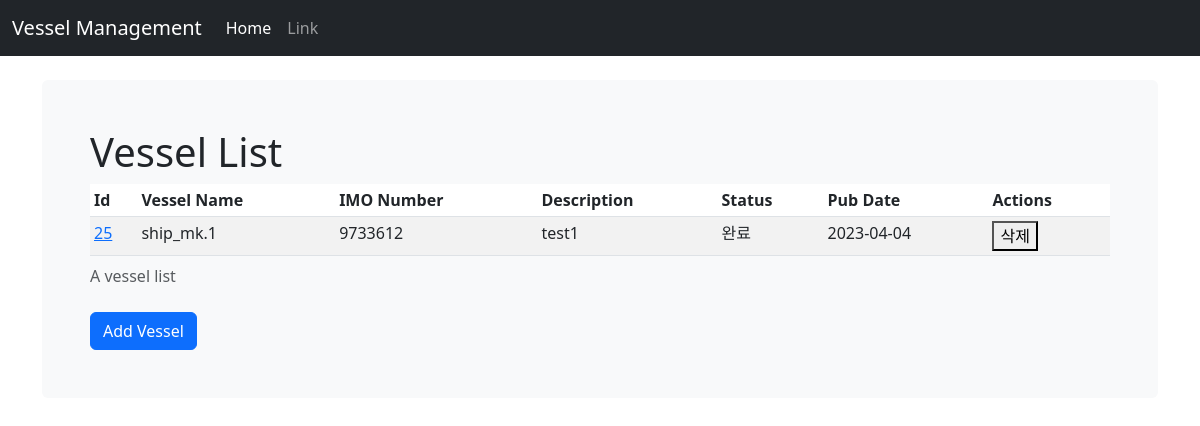
Before: /notice/ with the older database file.
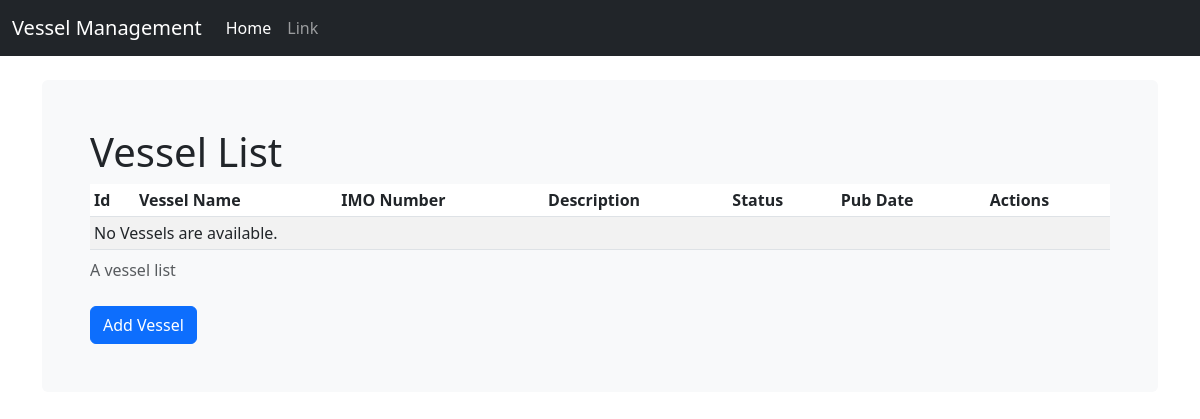
After: the same page with the newer database file.
### notice/models.py (models this page shows)
class ShipInfo(models.Model):
    ship_name = models.CharField(max_length=50)
    ship_IMO = models.CharField(max_length=7)
    ship_description = models.CharField(max_length=500)
    ship_status = models.CharField(max_length=1, default=0)
    pub_date = models.DateTimeField('date published')

### notice/views.py (the view)
# urls.py: path('', views.IndexView.as_view(), name='index'),
class IndexView(generic.ListView):
    template_name = 'notice/index.html'
    context_object_name = 'vessel_list'
    def get_queryset(self):
        queryset = ShipInfo.objects.annotate(
            ship_status_display=Case(
                When(ship_status=1, then=Value('완료')),
                When(ship_status=0, then=Value('실패')),
                output_field=CharField(),
            )
        ).filter(pub_date__lte=timezone.now()).order_by('pub_date')
        return queryset

### notice/templates/notice/index.html (shortened to what this page needs)
{% extends "base.html" %}
  {% load static %}
  {% block content %}
    <div class="bg-body-tertiary p-5 rounded">
      <h1 class="h1">Vessel List</h1>
      <table id="vessel-list" class="table table-striped table-sm">
        <caption>A vessel list</caption>
        <thead>
          <th scope="col">Id</th>
          <th scope="col">Vessel Name</th>
          <th scope="col">IMO Number</th>
          <th scope="col">Description</th>
          <th scope="col">Status</th>
          <th scope="col">Pub Date</th>
          <th scope="col">Actions</th>
        </thead>
        <tbody>
        {% if vessel_list %}
          {% for vessels in vessel_list %}
            <tr>
              <td><a href="{% url 'notice:detail' vessels.id %}">{{ vessels.id }}</a></td>
              <td>{{ vessels.ship_name }}</td>
              <td>{{ vessels.ship_IMO }}</td>
              <td>{{ vessels.ship_description }}</td>
              <td>{{ vessels.ship_status_display }}</td>
              <td>{{ vessels.pub_date|date:"Y-m-d" }}</td>
              <td><button class="delete-btn" data-id="{{ vessels.id }}">삭제</button></td>
            </tr>
          {% endfor %}
        {% else %}
            <tr>
                <td colspan="7">No Vessels are available.</td>
        {% endif %}
        </tbody>
      </table>
      <button
        class="btn btn-primary d-inline-flex align-items-center"
        type="button"
        onClick="location.href='/notice/insert/'"
      >
        Add Vessel
      </button>
    </div>
  {% endblock %}

Changed rows visible on the page:
removed ShipInfo: id "25", ship_name "ship_mk.1", ship_IMO "9733612", ship_description "test1", ship_status_display "완료", pub_date "2023-04-04"
Other visible differences:
text now shown: "No Vessels are available."
